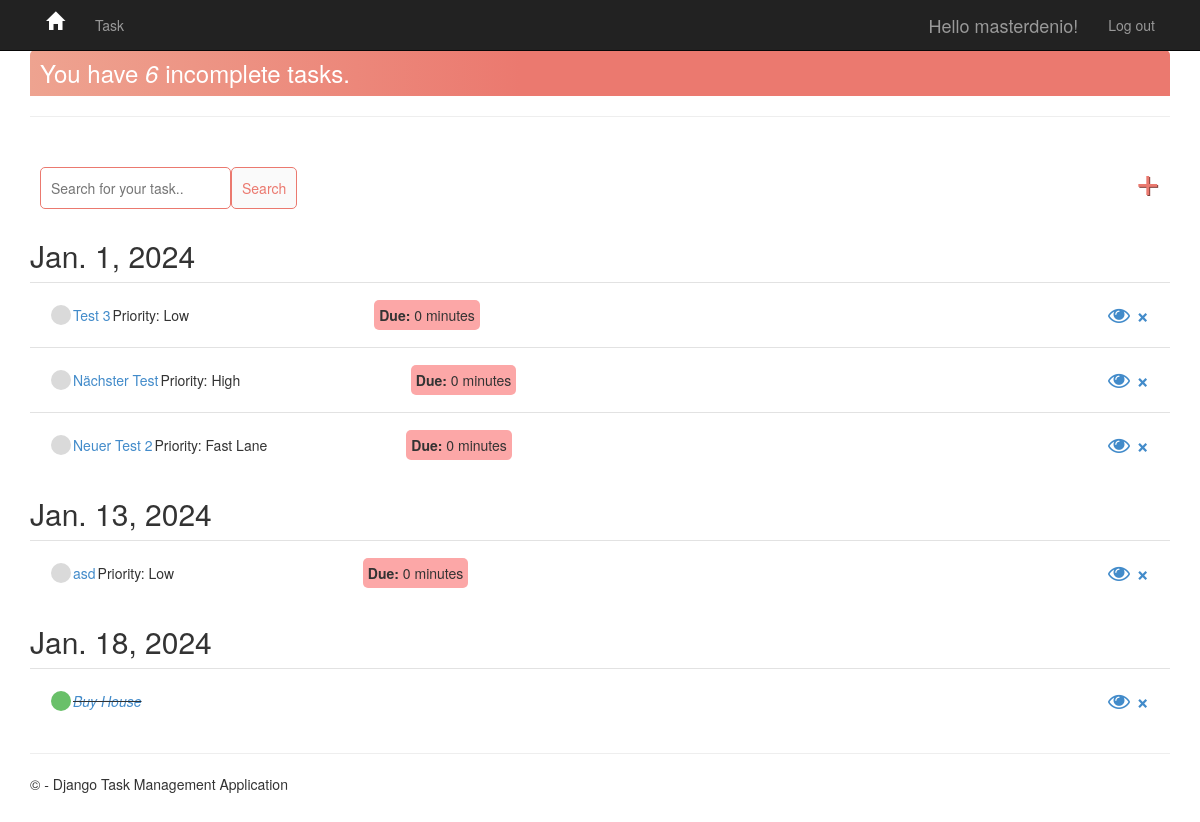
The page /task/ (signed in) on the database as committed earlier.
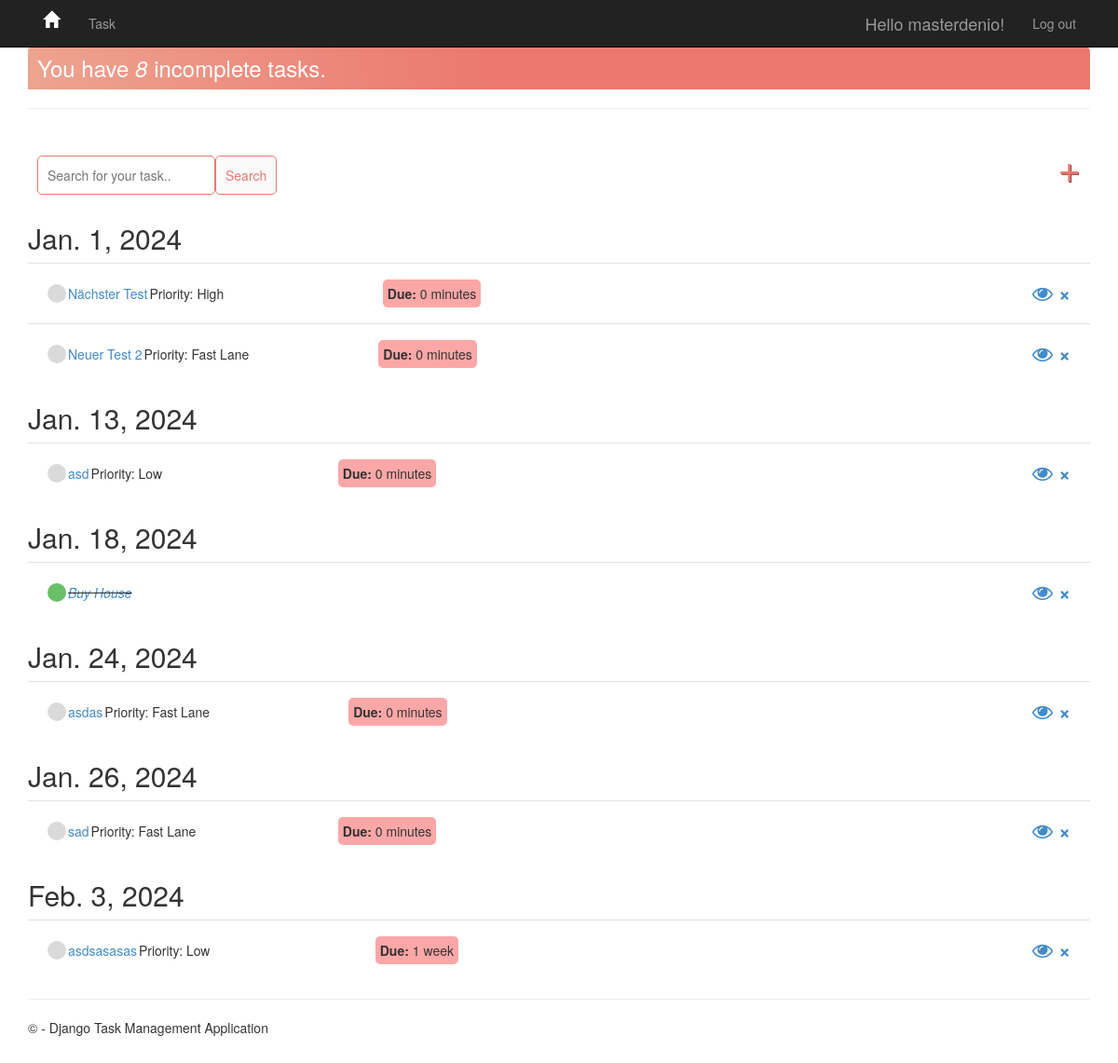
The same page on the database as committed later.
### app/models.py (models this page shows)
class Task(models.Model):
    PRIORITY_CHOICES = [
        ('L', 'Low'),
        ('M', 'Medium'),
        ('H', 'High'),
        ('F', 'Fast Lane'),
    ]
    due_date = models.DateField(
        auto_now_add=False, auto_now=False, blank=True, null=True)
    user = models.ForeignKey(
        User, on_delete=models.CASCADE, null=True, blank=True)
    title = models.CharField(max_length=200)
    description = models.TextField(null=True, blank=True)
    complete = models.BooleanField(default=False)
    create = models.DateTimeField(auto_now_add=True)
    update = models.DateTimeField(auto_now=True)
    priority = models.CharField(
        max_length=1,
        choices=PRIORITY_CHOICES,
        default='L',
    )
    def __str__(self):
        return self.title
    class Meta:
        ordering = ['complete']

### app/views.py (the view)
# urls.py: path('task/', views.TaskList.as_view(), name='tasks'),
class TaskList(LoginRequiredMixin, ListView):
    model = Task
    context_object_name = 'tasks'
    def get_context_data(self, **kwargs):
        context = super().get_context_data(**kwargs)
        context['tasks'] = context['tasks'].filter(user=self.request.user)
        search_input = self.request.GET.get('search-area') or ''
        if search_input:
            context['tasks'] = context['tasks'].filter(
                title__startswith=search_input)
        context['search_input'] = search_input
        context['count'] = context['tasks'].filter(complete=False).count()
        dates = context['tasks'].dates('due_date', 'day')
        tasks_by_date = {date: context['tasks'].filter(
            due_date=date).order_by('-priority') for date in dates}
        context['tasks_by_date'] = tasks_by_date
        return context
    def get_queryset(self):
        return Task.objects.filter(user=self.request.user).order_by('-due_date', '-priority')

### app/templates/app/task_list.html (shortened to what this page needs)
{% extends 'app/layout.html' %}
{% block content %}
<div class="header-bar">
    <div>
        <h3 style="margin:0">You have <i>{{ count }}</i> incomplete task{{ count|pluralize:"s" }}.</h3>
    </div>
</div>
<hr>
<div id="search-add-wrapper">
    <form method="GET" style="margin-top: 20px; display: flex;">
        <input type="text" name='search-area' value="{{ search_input }}" placeholder="Search for your task.." />
        <input class="button" type="submit" value='Search' />
    </form>
    <a id="add-link" href="{% url 'task-create' %}">&#x2b;</a>
</div>
<div class="task-items-wrapper">
    {% for date, tasks in tasks_by_date.items %}
    <h2>{{ date }}</h2>
    {% for task in tasks %}
    <div class="task-wrapper">
        {% if task.complete %}
        <table>
            <tr>
                <td style="text-align: left;">
                    <div class="task-complete-icon"></div>
                </td>
                <td style="text-align: left; max-width: 20em; white-space: nowrap; overflow: hidden; text-overflow: ellipsis;">
                    <i><s><a href="{% url 'task-update' task.id %}">{{ task }}</a></s></i>
                </td>
                <td style="width: 300px;"></td>
                <td style="width: 300px;"></td>
                <td style="width: 600px; text-align: right;">
                    <div class="delete-link">
                        <a class="fa fa-eye" href="{% url 'task' task.id %}" style="text-decoration: none"></a>
                        <a href="{% url 'task-delete' task.id %}" style="text-decoration: none">&#215;</a>
                    </div>
                </td>
            </tr>
        </table>
        {% else %}
        <table>
            <tr>
                <td style="text-align: left;">
                    <div class="task-incomplete-icon"></div>
                </td>
                <td style="text-align: left; max-width: 20em; white-space: nowrap; overflow: hidden; text-overflow: ellipsis;">
                    <a href="{% url 'task-update' task.id %}">{{ task }}</a>
                </td>
                <td style="width: 300px; text-align: left; word-wrap: break-word;">
                    <span class="task-priority">Priority: {{ task.get_priority_display }}</span>
                </td>
                <td style="width: 300px; text-align: left; word-wrap: break-word;">
                    <span class="timer"><b>Due: </b>{{ task.due_date|timeuntil }}</span>
                </td>
                <td style="width: 600px; text-align: right;">
                    <div class="delete-link">
                        <a class="fa fa-eye" href="{% url 'task' task.id %}" style="text-decoration: none"></a>
                        <a href="{% url 'task-delete' task.id %}" style="text-decoration: none">&#215;</a>
                    </div>
                </td>
            </tr>
        </table>
        {% endif %}
    </div>
    {% endfor %}
    {% empty %}
    <h2>No items in list</h2>
    {% endfor %}
</div>
{% endblock content %}

Rows that differ between the two databases and show on the page:
removed Task: title "Test 3", priority "Low", due_date "0 minutes", shown under "Jan. 1, 2024"
added Task: title "asdas", priority "Fast Lane", due_date "0 minutes", shown under "Jan. 24, 2024"
added Task: title "sad", priority "Fast Lane", due_date "0 minutes", shown under "Jan. 26, 2024"
added Task: title "asdsasasas", priority "Low", due_date "1 week", shown under "Feb. 3, 2024"
Other text that changed with them:
{{ count }}: "6" → "8"
new list line: "Jan. 24, 2024"
new list line: "Jan. 26, 2024"
new list line: "Feb. 3, 2024"
